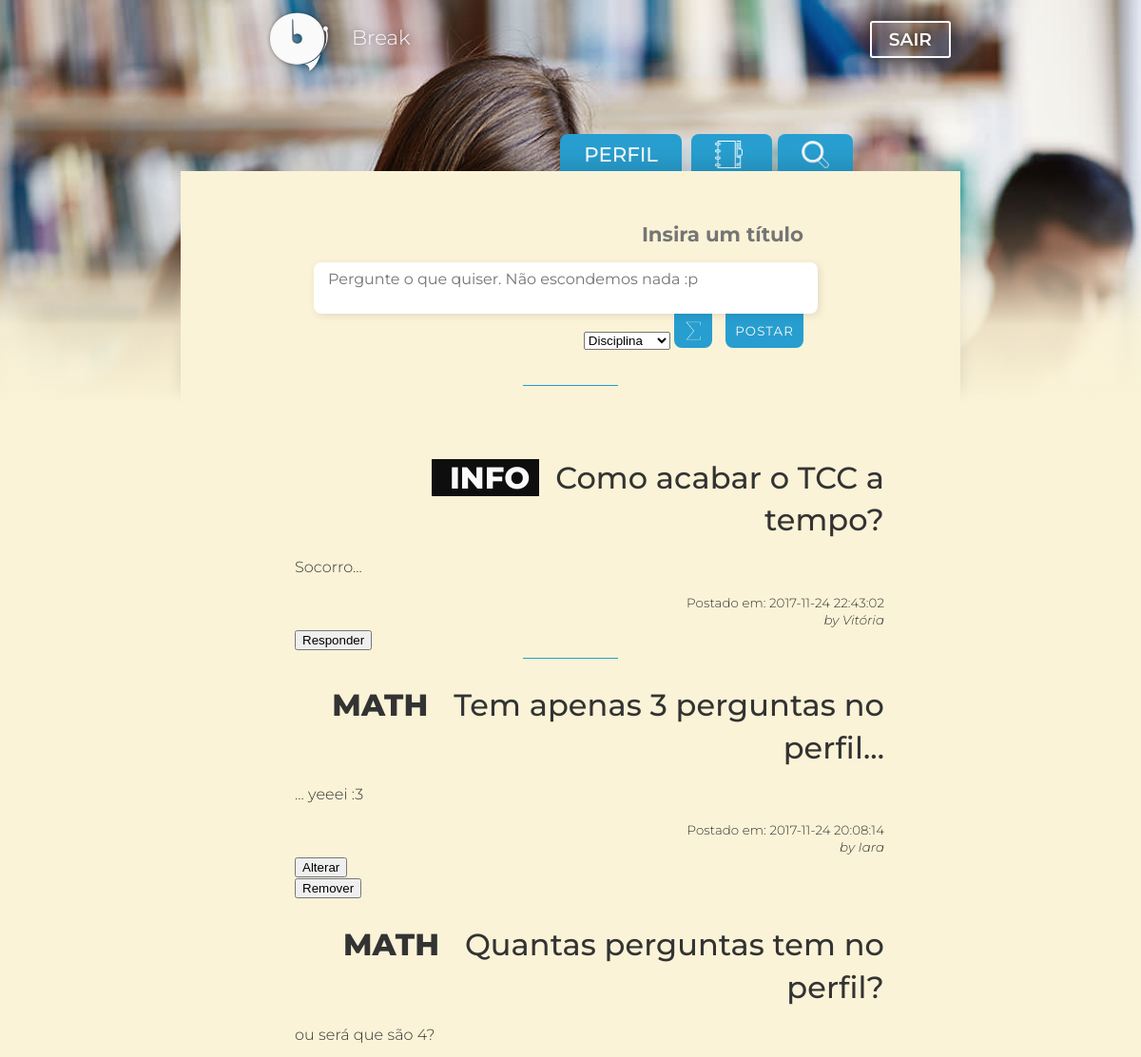
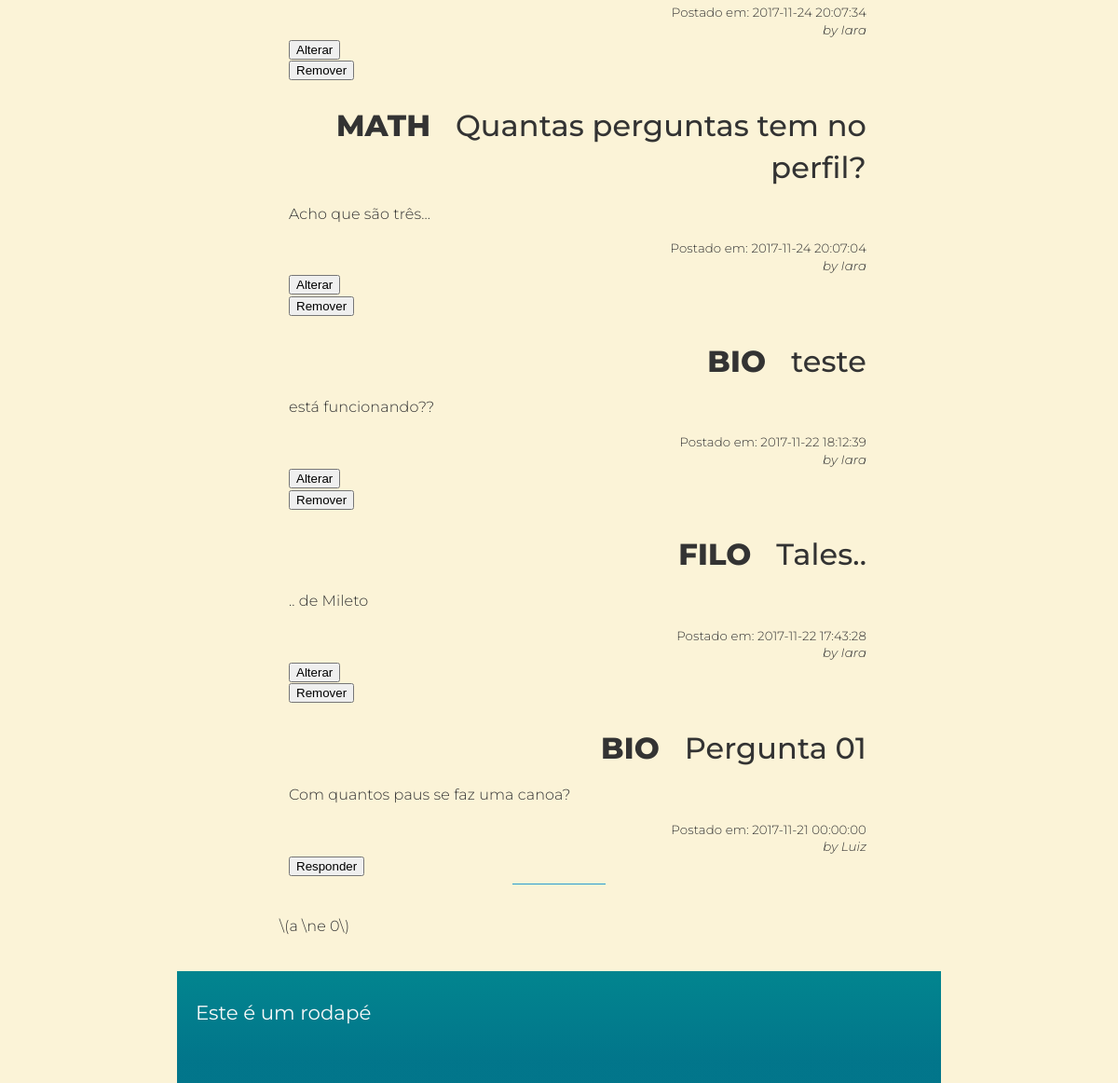
Page /index.php (signed in) on the committed database (2 pictures, top to bottom).
### tables this page shows
CREATE TABLE IF NOT EXISTS `pergunta` (
  `idpergunta` int(11) NOT NULL AUTO_INCREMENT,
  `prg_titulo` varchar(50) NOT NULL,
  `prg_descricao` text,
  `prg_respondida` tinyint(1) NOT NULL DEFAULT '0',
  `prg_registro` datetime NOT NULL DEFAULT CURRENT_TIMESTAMP,
  `fk_disciplina` int(11) NOT NULL,
  `fk_usuario` int(11) NOT NULL,
  `prg_tipo` varchar(8) NOT NULL DEFAULT 'pergunta',
  PRIMARY KEY (`idpergunta`),
  KEY `fk_disciplina` (`fk_disciplina`),
  KEY `fk_usuario` (`fk_usuario`)
);

CREATE TABLE IF NOT EXISTS `disciplina` (
  `iddisciplina` int(11) NOT NULL AUTO_INCREMENT,
  `disc_nome` varchar(45) NOT NULL,
  `disc_apelido` varchar(8) DEFAULT NULL,
  `disc_back_color` varchar(7) DEFAULT NULL,
  `disc_textcolor` varchar(7) DEFAULT '#fafafa',
  PRIMARY KEY (`iddisciplina`)
);

CREATE TABLE IF NOT EXISTS `usuario` (
  `idusuario` int(11) NOT NULL AUTO_INCREMENT,
  `nome_user` varchar(45) NOT NULL,
  `sobrenome_user` varchar(45) NOT NULL,
  `email` varchar(45) DEFAULT NULL,
  `login` varchar(45) DEFAULT NULL,
  `senha` varchar(45) DEFAULT NULL,
  `sexo` char(1) DEFAULT NULL,
  `dataNasc` date DEFAULT NULL,
  `escolaridade` text,
  `instituicao` varchar(200) DEFAULT NULL,
  `fk_tipo_user` int(11) NOT NULL,
  PRIMARY KEY (`idusuario`),
  KEY `fk_tipo_user` (`fk_tipo_user`)
);

### dao-pergunta.php (called while the page is built, shortened)
<?php
  function listaPergunta($conexao){
      $perguntas = array();
      $resultado = mysqli_query($conexao, "SELECT p.*, d.disc_nome, d.disc_textcolor, d.disc_back_color, d.disc_apelido, u.nome_user
                                            FROM disciplina AS d
                                              JOIN pergunta AS p ON p.fk_disciplina = d.iddisciplina
                                              JOIN usuario AS u ON u.idusuario = p.fk_usuario
                                            ORDER BY (p.prg_registro) desc;");
      while ($pergunta = mysqli_fetch_assoc($resultado)){
        array_push($perguntas, $pergunta);
      }
      return $perguntas;
  }

### feed.php (the view, shortened to what this page needs)
<?php
  require 'dao-pergunta.php';
  $perguntas = listaPergunta($conexao);
?>
<div id="header">
  <?php
    foreach ($perguntas as $pergunta) :
  ?>
  <h2>
    <span style="font-weight: 800;
                  background-color: <?=$pergunta['disc_back_color']?>;
                  color: <?=$pergunta['disc_textcolor']?>;"> &nbsp;
                  <?=$pergunta['disc_apelido']?>
    </span>&nbsp; <?= $pergunta['prg_titulo']?>
  </h2>
    <p id="p_desc"><?=$pergunta['prg_descricao']?></p>
    <p class="header_space2">
        Postado em: <time><?=$pergunta['prg_registro']?></time>
    </p>
    <p class="header_space2">
      <i>by <?=$pergunta['nome_user']?></i>
    </p>
    <?php
      if($pergunta['fk_usuario'] != $_SESSION['id_usuario']) {
    ?>
      <form action="pergunta-detalhe.php" method="post">
          <button>Responder</button>
      </form>
      <hr>
    <?php
      }else{
    ?>
      <form  action="form-altera-pergunta.php" method="post">
          <button>Alterar</button>
      </form>
      <form  action="exclui-pergunta.php" method="post">
          <button>Remover</button>
      </form>
  <?php
      }
    endforeach
   ?>
</div>

### header.php (shortened to what this page needs)
<!DOCTYPE HTML>
<html>
<head>

### index.php (shortened to what this page needs)
<?php
	require 'header.php';
?>
	<link rel="stylesheet" type="text/css" href="css/feed.css">
</head>
<body onload="loading();">
	<?php
		include 'essencials/top.php';
	?>
	<div class="main">
	<?php include 'tabs.php'; ?>
		<div id="grad">
			<div id="header_main">
				<div id="header_space2">
					<form id="postar" action="adiciona-pergunta.php" method="post">
						<div class="post_area">
							<textarea id="title_perg" onkeyup="ajustarTamanho(this)" placeholder="Insira um título"
												name="title_perg" required autofocus></textarea>
							<textarea onkeyup="ajustarTamanho(this)" placeholder="Pergunte o que quiser. Não escondemos nada :p"
												name="pergunta" required></textarea>
							<div id="post_btns">
								<select class="" name="id_disciplina" required>
										<option value="">Disciplina</option>
								</select>
								<button type="button" id="btn_opt" onclick="show_tools()">
										<img id="btn_opt_img" src="img/sum_icon.png" alt="+-*:" title="Usar símbolos Matemáticos">
								</button>
								<input type="submit" value="POSTAR" id="btn_posta"/>
							</div>
						</div>
					</form>
				</div>
				<hr>
			</div>
		</div>
		<div class="back_main">
			<div id="content">
				<div id="text_content">
					<?php	include("feed.php"); ?>
					<p> \(a \ne 0\)</p>
				</div>
			</div>
		</div>
	</div>
	<div class="back_rodape">
		<div id="rodape">
			<h3> Este é um rodapé </h3>
		</div>
	</div>
</body>
</html>

### essencials/top.php (shortened to what this page needs)
<div class="top">
		<a href="index.php" title="feed">
			<div class="header-left">
				<img src="img/break_logo_white_shadow.png" alt="break-logo" id="header-logo">
				<h2 id="title-header">Break</h2>
			</div>
		</a>
		<a id="sair" href="logout.php">SAIR</a>
	</div>

### tabs.php (shortened to what this page needs)
<div id="tabs">
  <a href="perfil.php" id="tab" title="Seu perfil">PERFIL</a>
  <a href="notebook.php" id="tab" title="Seu caderno"> <img id="icon" src="img/notes.png" alt=""> </a>
  <a href="#" onclick="barraBusca()" id="tab" title="Buscar"> <img id="icon" src="img/seach.png" alt=""> </a>
  <div id="tab" style="border-radius: 20px 0px 0px 0px;">
    <button id="busca" type="submit">
    </button>
    <a title="Filtre melhor.." href="">
    </a>
  </div>
</div>

### rows in the picture
pergunta: fk_disciplina.disc_apelido "INFO", prg_titulo "Como acabar o TCC a tempo?", prg_descricao "Socorro...", prg_registro "2017-11-24 22:43:02", fk_usuario.nome_user "Vitória"
pergunta: fk_disciplina.disc_apelido "MATH", prg_titulo "Tem apenas 3 perguntas no perfil...", prg_descricao "... yeeei :3", prg_registro "2017-11-24 20:08:14", fk_usuario.nome_user "Iara"
pergunta: fk_disciplina.disc_apelido "MATH", prg_titulo "Quantas perguntas tem no perfil?", prg_descricao "ou será que são 4?", prg_registro "2017-11-24 20:07:34", fk_usuario.nome_user "Iara"
pergunta: fk_disciplina.disc_apelido "MATH", prg_titulo "Quantas perguntas tem no perfil?", prg_descricao "Acho que são três...", prg_registro "2017-11-24 20:07:04", fk_usuario.nome_user "Iara"
pergunta: fk_disciplina.disc_apelido "BIO", prg_titulo "teste", prg_descricao "está funcionando??", prg_registro "2017-11-22 18:12:39", fk_usuario.nome_user "Iara"
pergunta: fk_disciplina.disc_apelido "FILO", prg_titulo "Tales..", prg_descricao ".. de Mileto", prg_registro "2017-11-22 17:43:28", fk_usuario.nome_user "Iara"
pergunta: fk_disciplina.disc_apelido "BIO", prg_titulo "Pergunta 01", prg_descricao "Com quantos paus se faz uma canoa?", prg_registro "2017-11-21 00:00:00", fk_usuario.nome_user "Luiz"
